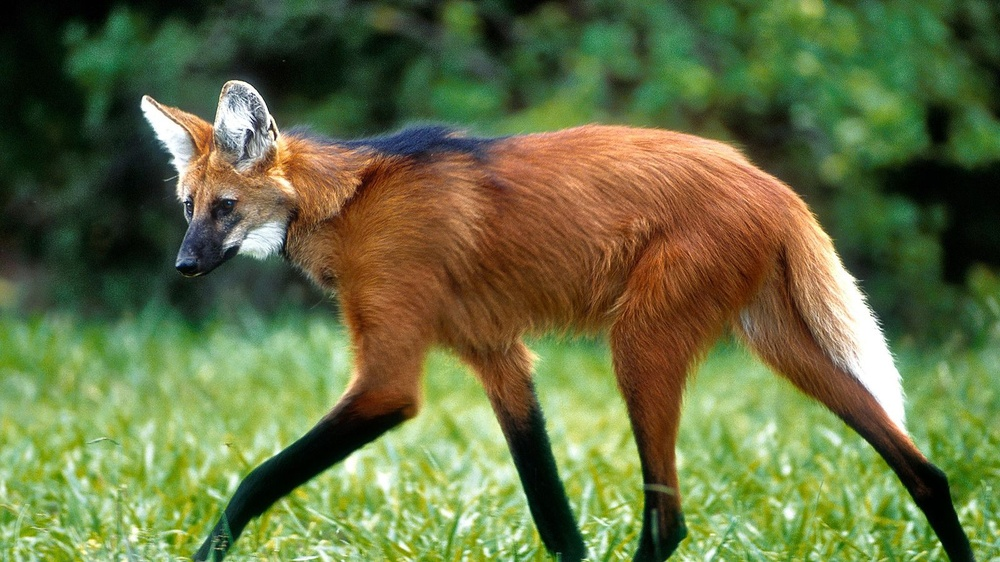
#> input picture imgs/lobo_guara.jpg, 1000 x 562 px, shrunk from 1600 x 900 before the run
$ python canny.py
#> lines starting #> are read from the running program, lines starting #| are printed output that depends on the picture; after the words box and inside, x2 and y2 are one past the last pixel; in counts of white or black regions, pixels touching at a corner belong together
import cv2

img = cv2.imread('imgs/lobo_guara.jpg')
#> img is the input picture: shape (562, 1000, 3); mean B, G, R 66, 112, 101.5

cv2.imshow('Original', img)
cv2.waitKey(0)

img_gray = cv2.cvtColor(img, cv2.COLOR_BGR2GRAY)
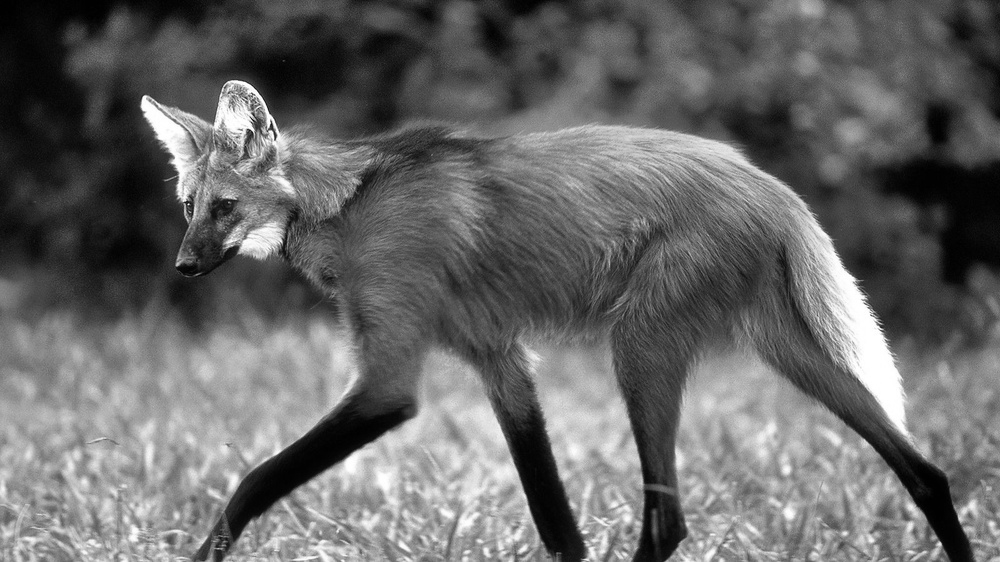
#> img_gray: shape (562, 1000); min 0, max 255, mean 103.6
img_blur = cv2.GaussianBlur(img_gray, (3,3), 0)

edges = cv2.Canny(img_blur, 50, 100)
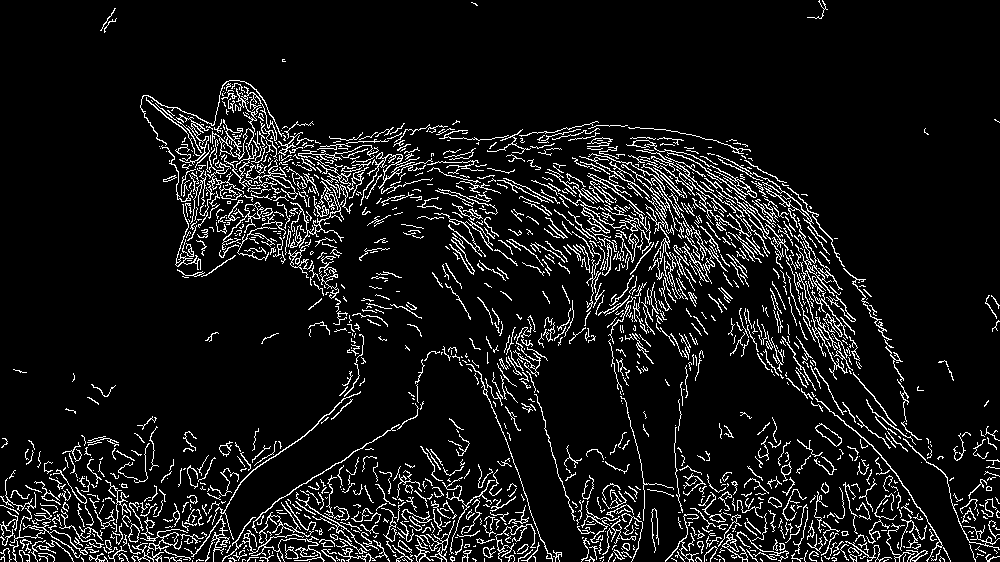
#> edges: shape (562, 1000); 8.7% white in thin lines or dots
edges1 = cv2.Canny(img_blur, 100, 100)
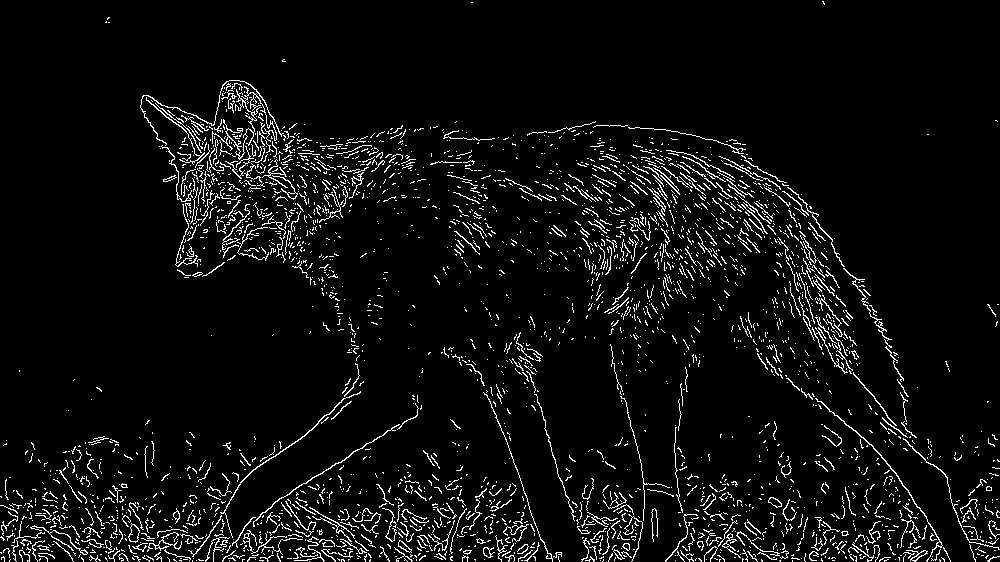
#> edges1: shape (562, 1000); 5.4% white in thin lines or dots
edges2 = cv2.Canny(img_blur, 100, 200)
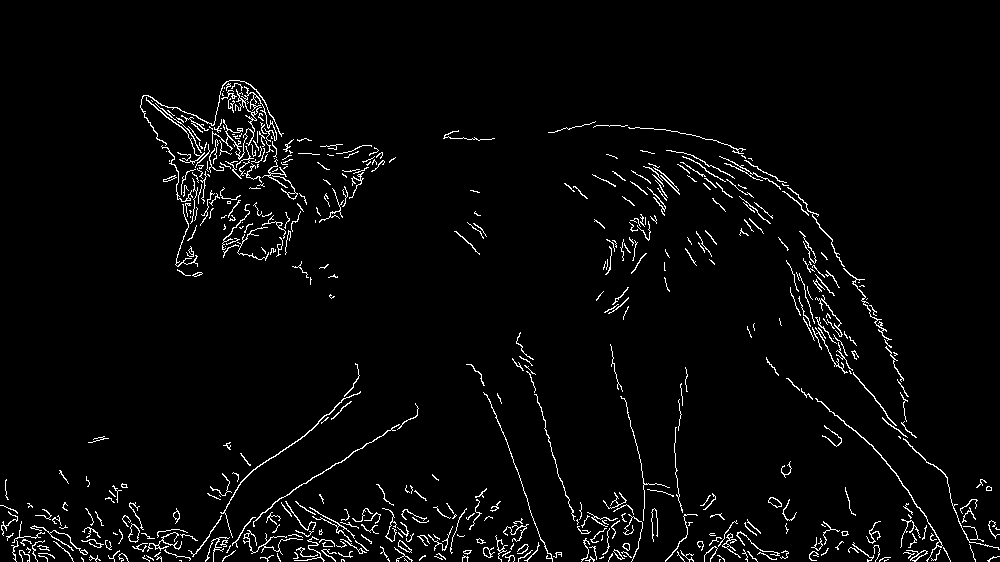
#> edges2: shape (562, 1000); 3.2% white in thin lines or dots, all inside (x1, y1, x2, y2) = (0, 80, 1000, 562)
edges3 = cv2.Canny(img_blur, 100, 150)
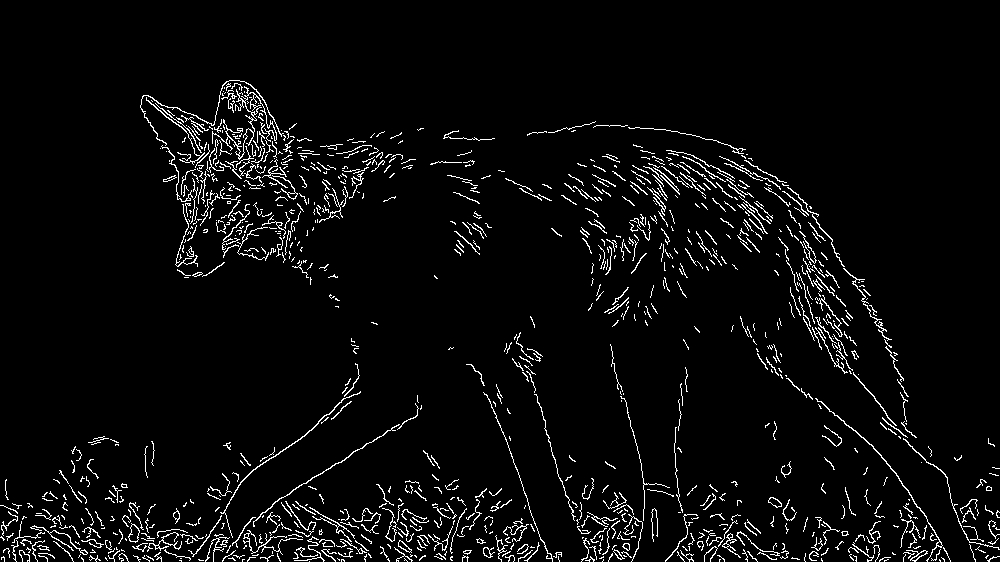
#> edges3: shape (562, 1000); 4.2% white in thin lines or dots, all inside (x1, y1, x2, y2) = (0, 80, 1000, 562)
edges4 = cv2.Canny(img_blur, 180, 200)
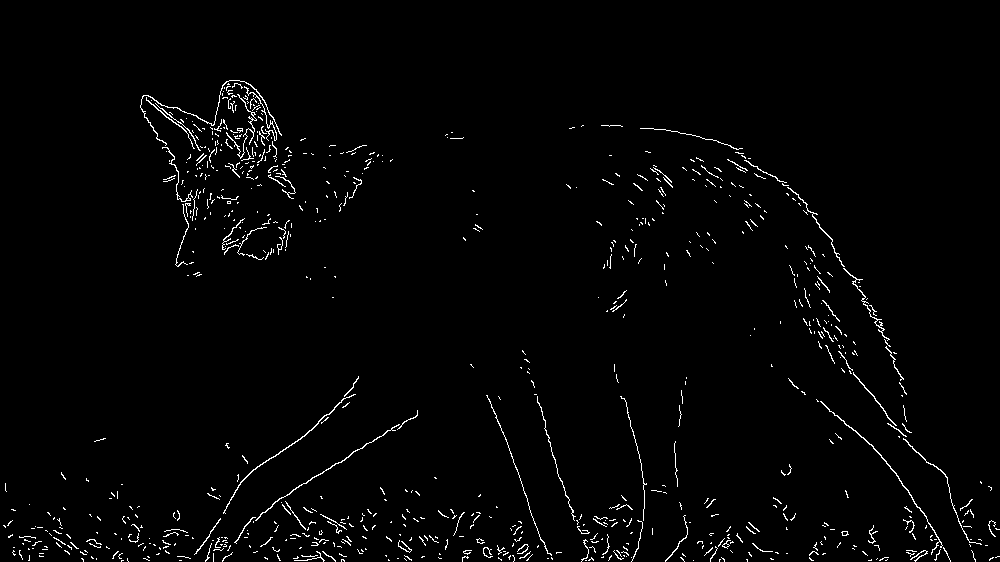
#> edges4: shape (562, 1000); 1.8% white in thin lines or dots, all inside (x1, y1, x2, y2) = (3, 80, 1000, 562)

cv2.imshow('Canny Edge 0', edges)
cv2.waitKey(0)
cv2.imshow('Canny Edge 1', edges1)
cv2.waitKey(0)
cv2.imshow('Canny Edge 2', edges2)
cv2.waitKey(0)
cv2.imshow('Canny Edge 3', edges3)
cv2.waitKey(0)
cv2.imshow('Canny Edge 4', edges4)
cv2.waitKey(0)

cv2.imwrite('outputs/canny/canny_output1.jpg', edges)
cv2.imwrite('outputs/canny/canny_output2.jpg', edges1)
cv2.imwrite('outputs/canny/canny_output2.jpg', edges2)
cv2.imwrite('outputs/canny/canny_output3.jpg', edges3)
cv2.imwrite('outputs/canny/canny_output4.jpg', edges4)

cv2.destroyAllWindows()

$ run again, with imgs/defaultFrame.png saved as imgs/lobo_guara.jpg
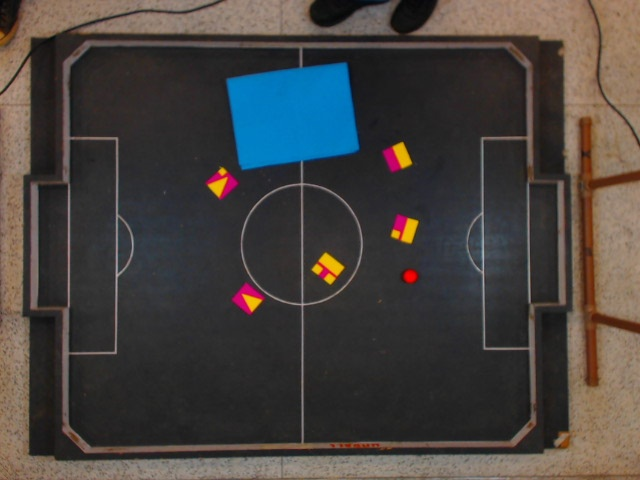
#> input picture imgs/defaultFrame.png, 640 x 480 px
#> img is the input picture: shape (480, 640, 3); mean B, G, R 63.4, 66.1, 70.4
#> `edges = cv2.Canny(img_blur, 50, 100)`:
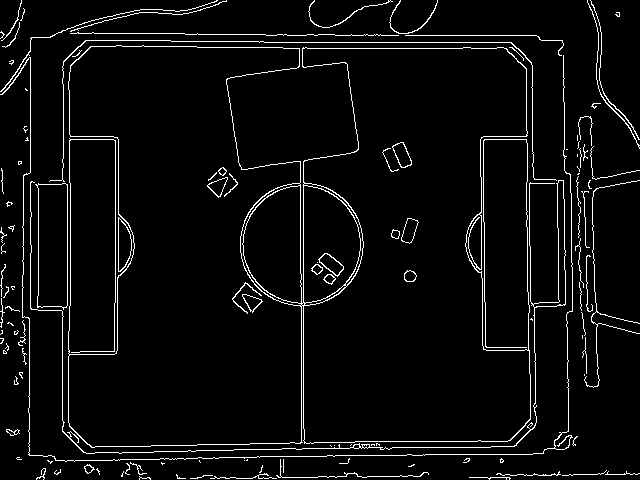
#> edges: shape (480, 640); 4.5% white in thin lines or dots
#> edges1: shape (480, 640); 4% white in thin lines or dots
#> edges2: shape (480, 640); 3.7% white in thin lines or dots
#> edges3: shape (480, 640); 3.8% white in thin lines or dots
#> `edges4 = cv2.Canny(img_blur, 180, 200)`:
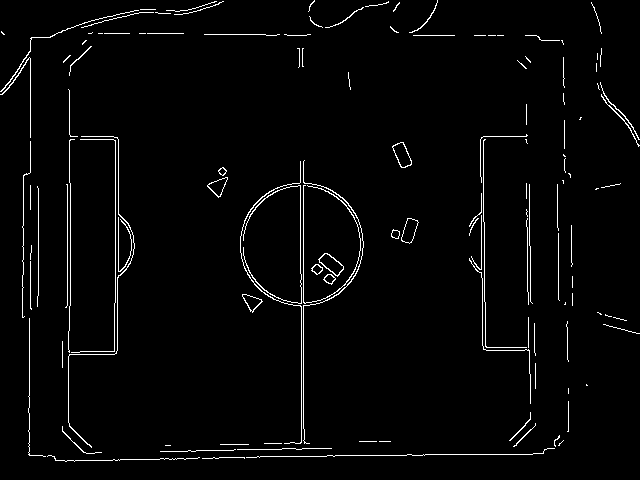
#> edges4: shape (480, 640); 2.5% white in thin lines or dots
